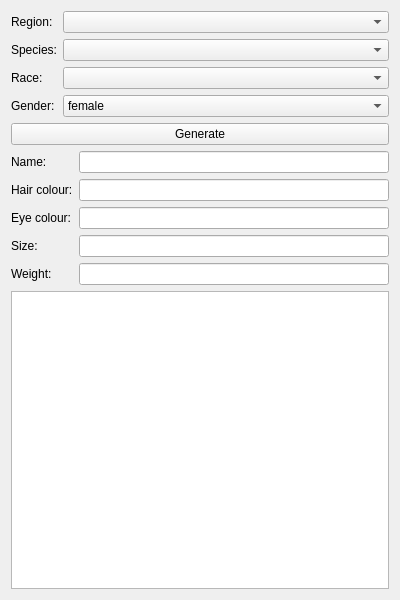
<?xml version="1.0" encoding="UTF-8"?>
<ui version="4.0">
 <class>NPCGeneratorWidget</class>
 <widget class="QWidget" name="NPCGeneratorWidget">
  <property name="geometry">
   <rect>
    <x>0</x>
    <y>0</y>
    <width>400</width>
    <height>600</height>
   </rect>
  </property>
  <property name="windowTitle">
   <string>NPC Generator</string>
  </property>
  <layout class="QVBoxLayout" name="verticalLayout">
   <item>
    <layout class="QFormLayout" name="formLayout">
     <item row="0" column="0">
      <widget class="QLabel" name="labelRegion">
       <property name="text">
        <string>Region:</string>
       </property>
      </widget>
     </item>
     <item row="0" column="1">
      <widget class="QComboBox" name="comboRegion"/>
     </item>
     <item row="2" column="0">
      <widget class="QLabel" name="labelRace">
       <property name="text">
        <string>Race:</string>
       </property>
      </widget>
     </item>
     <item row="2" column="1">
      <widget class="QComboBox" name="comboRace"/>
     </item>
     <item row="3" column="0">
      <widget class="QLabel" name="labelGender">
       <property name="text">
        <string>Gender:</string>
       </property>
      </widget>
     </item>
     <item row="3" column="1">
      <widget class="QComboBox" name="comboGender">
       <item>
        <property name="text">
         <string>female</string>
        </property>
       </item>
       <item>
        <property name="text">
         <string>male</string>
        </property>
       </item>
      </widget>
     </item>
     <item row="1" column="1">
      <widget class="QComboBox" name="comboSpecies"/>
     </item>
     <item row="1" column="0">
      <widget class="QLabel" name="labelSpecies">
       <property name="text">
        <string>Species:</string>
       </property>
      </widget>
     </item>
    </layout>
   </item>
   <item>
    <widget class="QPushButton" name="buttonGenerate">
     <property name="text">
      <string>Generate</string>
     </property>
    </widget>
   </item>
   <item>
    <layout class="QFormLayout" name="formLayout_2">
     <item row="0" column="0">
      <widget class="QLabel" name="labelName">
       <property name="text">
        <string>Name:</string>
       </property>
      </widget>
     </item>
     <item row="1" column="0">
      <widget class="QLabel" name="labelHairColor">
       <property name="text">
        <string>Hair colour:</string>
       </property>
      </widget>
     </item>
     <item row="2" column="0">
      <widget class="QLabel" name="labelEyeColor">
       <property name="text">
        <string>Eye colour:</string>
       </property>
      </widget>
     </item>
     <item row="0" column="1">
      <widget class="QLineEdit" name="lineName"/>
     </item>
     <item row="1" column="1">
      <widget class="QLineEdit" name="lineHairColor"/>
     </item>
     <item row="2" column="1">
      <widget class="QLineEdit" name="lineEyeColor"/>
     </item>
     <item row="3" column="0">
      <widget class="QLabel" name="labelSize">
       <property name="text">
        <string>Size:</string>
       </property>
      </widget>
     </item>
     <item row="3" column="1">
      <widget class="QLineEdit" name="lineSize"/>
     </item>
     <item row="4" column="0">
      <widget class="QLabel" name="labelWeight">
       <property name="text">
        <string>Weight:</string>
       </property>
      </widget>
     </item>
     <item row="4" column="1">
      <widget class="QLineEdit" name="lineWeight"/>
     </item>
    </layout>
   </item>
   <item>
    <widget class="QTextEdit" name="textResult"/>
   </item>
  </layout>
 </widget>
 <resources/>
 <connections/>
</ui>
